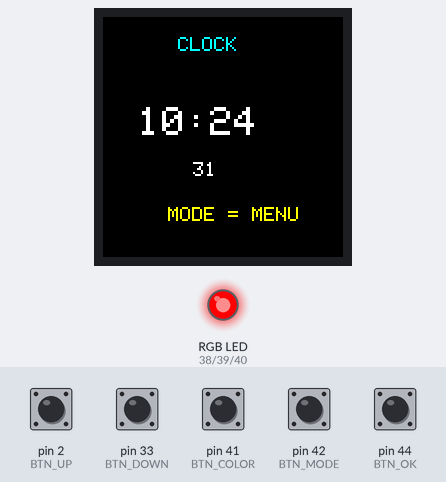
This sketch was run on a simulated Arduino Mega 2560, built for the host (arithmetic inside an expression is 32-bit, double 64-bit). Parts: 240×240 colour display, an RGB LED mixed from three pins (HIGH = lit). The inputs (shaded band) are chosen by the test bench; at power-on: pin 2 (BTN_UP), pin 33 (BTN_DOWN), pin 41 (BTN_COLOR), pin 42 (BTN_MODE), pin 44 (BTN_OK) HIGH. The local clock reads 2024-03-15 10:24:30 at power-on unless the sketch sets it; what the sketch prints to the serial monitor is not drawn.

Above: at 1.4 s.
1.5 s: pin 42 (BTN_MODE) pulled LOW for 0.15 s
At 2.0 s:
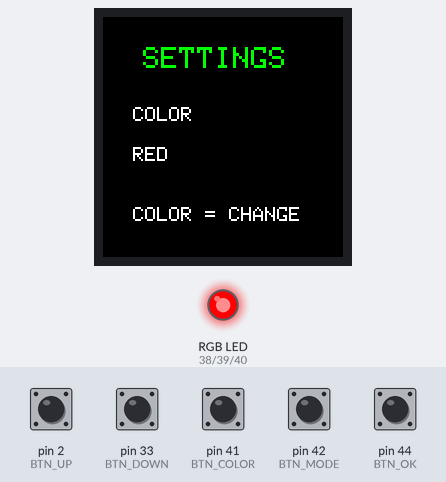
3.1 s: pin 41 (BTN_COLOR) pulled LOW for 0.15 s
At 3.8 s:
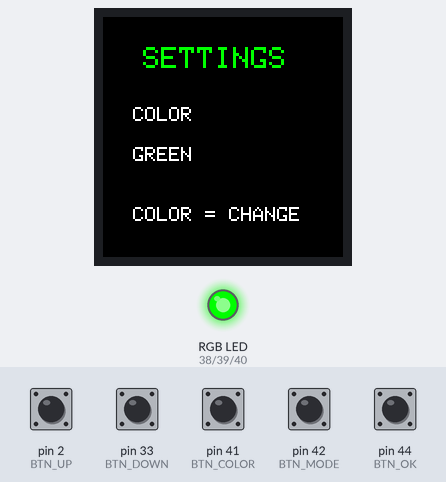
4.7 s: pin 41 (BTN_COLOR) pulled LOW for 1 s
At 6.2 s:
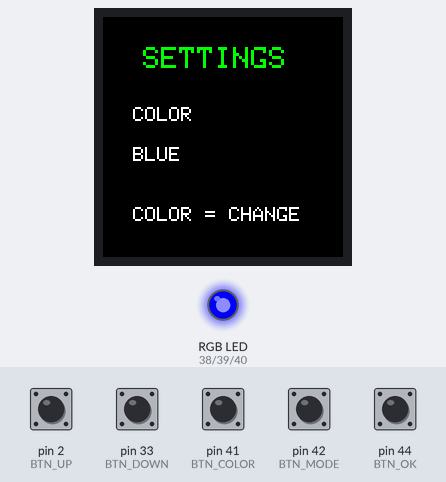
7.2 s: pin 42 (BTN_MODE) pulled LOW for 1 s
At 7.73 s:
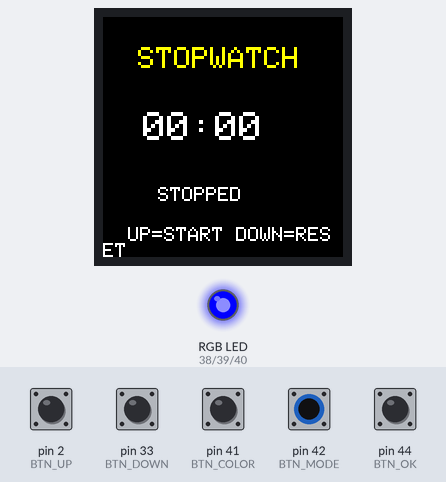
8.8 s: pin 2 (BTN_UP) pulled LOW for 0.15 s
At 8.93 s:
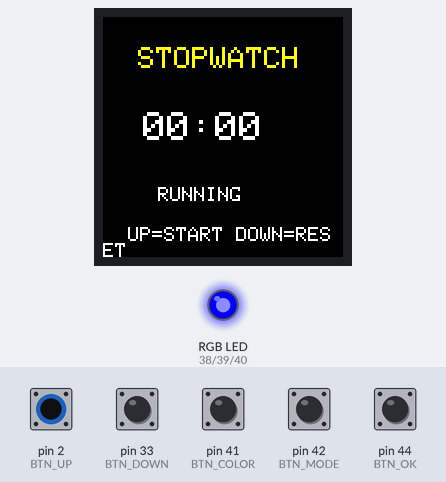
9.5 s: pin 42 (BTN_MODE) pulled LOW for 0.15 s
At 11.1 s:
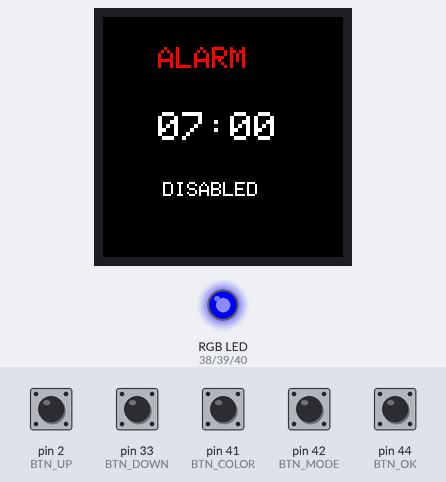
Timing chart, 0 to 12.1 s (numbered marks = the images above; inputs shaded):
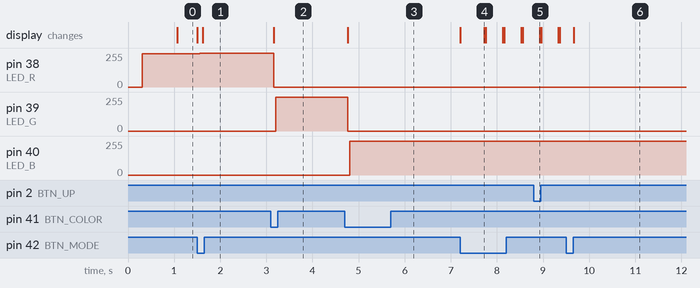

The sketch:

digital_clock_version1.ino
```cpp
#include <Wire.h>
#include <RTClib.h>
#include <Adafruit_GFX.h>
#include <Adafruit_ST7789.h>
#include <SPI.h>

// ---------- BUTTONS ----------
const int BTN_UP = 2;
const int BTN_DOWN = 33;
const int BTN_COLOR = 41;
const int BTN_MODE = 42;
const int BTN_OK = 44;

// ---------- RGB ----------
const int LED_R = 38;
const int LED_G = 39;
const int LED_B = 40;

// ---------- BUZZER ----------
const int BUZZER = 48;

// ---------- TFT ----------
const int TFT_SCLK = 12;
const int TFT_MOSI = 11;
const int TFT_MISO = 13;

const int TFT_CS = 10;
const int TFT_DC = 9;
const int TFT_RST = 8;

// ---------- RTC ----------
const int RTC_SDA = 10;
const int RTC_SCL = 9;


// ---------- RTC OBJECT ----------
RTC_DS3231 rtc;
DateTime now;

unsigned long lastRTCUpdate = 0;
const unsigned long RTC_INTERVAL = 1000;


// ---------- TFT OBJECT ----------
Adafruit_ST7789 tft = Adafruit_ST7789(&SPI, TFT_CS, TFT_DC, TFT_RST);


// ---------- CLOCK MODES ----------
enum ClockMode
{
  HOME,
  SETTINGS,
  STOPWATCH,
  ALARM
};

ClockMode currentMode = HOME;
ClockMode lastDisplayedMode = HOME;


// ---------- BUTTON STATES ----------
bool lastUp = HIGH;
bool lastDown = HIGH;
bool lastColor = HIGH;
bool lastMode = HIGH;
bool lastOk = HIGH;

bool upPressed = false;
bool downPressed = false;
bool colorPressed = false;
bool modePressed = false;
bool okPressed = false;


// ---------- STOPWATCH ----------
bool stopwatchRunning = false;

unsigned long stopwatchStartTime = 0;
unsigned long stopwatchElapsed = 0;


// ---------- ALARM ----------
int alarmHour = 7;
int alarmMinute = 0;

bool alarmEnabled = false;
bool alarmRinging = false;

int lastAlarmDay = -1;


// ---------- RGB ----------
int selectedColor = 0;


// ---------- DISPLAY ----------
int lastSecond = -1;
unsigned long lastStopwatchDisplay = 0;


// =====================================================
// SETUP
// =====================================================

void setup()
{
  setupHardware();
}


// =====================================================
// LOOP
// =====================================================

void loop()
{
  readButtons();
  readRTC();
  handleButtons();
  updateStopwatch();
  checkAlarm();
  updateDisplay();
  updateRGB();
}


// =====================================================
// HARDWARE SETUP
// =====================================================

void setupHardware()
{
  Serial.begin(115200);

  pinMode(BTN_UP, INPUT_PULLUP);
  pinMode(BTN_DOWN, INPUT_PULLUP);
  pinMode(BTN_COLOR, INPUT_PULLUP);
  pinMode(BTN_OK, INPUT_PULLUP);
  pinMode(BTN_MODE, INPUT_PULLUP);

  // RGB
  pinMode(LED_R, OUTPUT);
  pinMode(LED_G, OUTPUT);
  pinMode(LED_B, OUTPUT);

  // Buzzer
  pinMode(BUZZER, OUTPUT);

  // I2C
  Wire.begin(RTC_SDA, RTC_SCL);

  // RTC
  if (!rtc.begin())
  {
    Serial.println("RTC not found!");

    while (1);
  }

  setupTFT();

  Serial.println("Digital Clock Started!");
}


// =====================================================
// RTC
// =====================================================

void readRTC()
{
  if (millis() - lastRTCUpdate >= RTC_INTERVAL)
  {
    lastRTCUpdate = millis();

    now = rtc.now();

    Serial.print("Time: ");

    if (now.hour() < 10)
      Serial.print("0");

    Serial.print(now.hour());
    Serial.print(":");

    if (now.minute() < 10)
      Serial.print("0");

    Serial.print(now.minute());
    Serial.print(":");

    if (now.second() < 10)
      Serial.print("0");

    Serial.println(now.second());
  }
}


// =====================================================
// BUTTON READING
// =====================================================

void readButtons()
{
  bool up = digitalRead(BTN_UP);
  bool down = digitalRead(BTN_DOWN);
  bool color = digitalRead(BTN_COLOR);
  bool mode = digitalRead(BTN_MODE);
  bool ok = digitalRead(BTN_OK);

  upPressed = (up == LOW && lastUp == HIGH);
  downPressed = (down == LOW && lastDown == HIGH);
  colorPressed = (color == LOW && lastColor == HIGH);
  modePressed = (mode == LOW && lastMode == HIGH);
  okPressed = (ok == LOW && lastOk == HIGH);

  lastUp = up;
  lastDown = down;
  lastColor = color;
  lastMode = mode;
  lastOk = ok;
}


// =====================================================
// BUTTON HANDLING
// =====================================================

void handleButtons()
{
  // ---------- MODE BUTTON ----------

  if (modePressed)
  {
    if (currentMode == HOME)
      currentMode = SETTINGS;

    else if (currentMode == SETTINGS)
      currentMode = STOPWATCH;

    else if (currentMode == STOPWATCH)
      currentMode = ALARM;

    else if (currentMode == ALARM)
      currentMode = HOME;
  }


  // ---------- UP BUTTON ----------

  if (upPressed)
  {
    if (currentMode == STOPWATCH)
    {
      stopwatchRunning = true;

      stopwatchStartTime =
        millis() - stopwatchElapsed;
    }

    else if (currentMode == ALARM)
    {
      alarmHour++;

      if (alarmHour >= 24)
        alarmHour = 0;
    }
  }


  // ---------- DOWN BUTTON ----------

  if (downPressed)
  {
    if (currentMode == STOPWATCH)
    {
      stopwatchRunning = false;
      stopwatchElapsed = 0;
    }

    else if (currentMode == ALARM)
    {
      alarmMinute += 5;

      if (alarmMinute >= 60)
      {
        alarmMinute = 0;
        alarmHour++;

        if (alarmHour >= 24)
          alarmHour = 0;
      }
    }
  }


  // ---------- COLOR BUTTON ----------

  if (colorPressed)
  {
    selectedColor++;

    if (selectedColor > 2)
      selectedColor = 0;
  }


  // ---------- OK BUTTON ----------

  if (okPressed)
  {
    // Stopwatch start / pause
    if (currentMode == STOPWATCH)
    {
      stopwatchRunning = !stopwatchRunning;

      if (stopwatchRunning)
      {
        stopwatchStartTime =
          millis() - stopwatchElapsed;
      }
    }

    // Alarm enable / disable
    if (currentMode == ALARM)
    {
      alarmEnabled = !alarmEnabled;

      if (!alarmEnabled)
      {
        alarmRinging = false;
        noTone(BUZZER);
      }
    }

    // Stop alarm
    if (alarmRinging)
    {
      alarmRinging = false;
      noTone(BUZZER);
    }
  }
}


// =====================================================
// STOPWATCH
// =====================================================

void updateStopwatch()
{
  if (stopwatchRunning)
  {
    stopwatchElapsed =
      millis() - stopwatchStartTime;
  }
}


// =====================================================
// ALARM
// =====================================================

void checkAlarm()
{
  if (!alarmEnabled)
  {
    noTone(BUZZER);
    return;
  }


  // Trigger only once per day

  if (now.hour() == alarmHour &&
      now.minute() == alarmMinute &&
      now.second() == 0 &&
      lastAlarmDay != now.day())
  {
    alarmRinging = true;

    lastAlarmDay = now.day();
  }


  if (alarmRinging)
  {
    tone(BUZZER, 2000);
  }
  else
  {
    noTone(BUZZER);
  }
}


// =====================================================
// DISPLAY
// =====================================================

void updateDisplay()
{
  // ---------- MODE CHANGE ----------

  if (currentMode != lastDisplayedMode)
  {
    tft.fillScreen(ST77XX_BLACK);

    lastDisplayedMode = currentMode;

    lastSecond = -1;

    lastStopwatchDisplay = 0;
  }


  // ---------- HOME ----------

  if (currentMode == HOME)
  {
    if (now.second() != lastSecond)
    {
      lastSecond = now.second();

      drawHomeScreen();
    }
  }


  // ---------- SETTINGS ----------

  else if (currentMode == SETTINGS)
  {
    static int lastColor = -1;

    if (lastColor != selectedColor)
    {
      lastColor = selectedColor;

      drawSettingsScreen();
    }
  }


  // ---------- STOPWATCH ----------

  else if (currentMode == STOPWATCH)
  {
    // Update stopwatch display every 100 ms

    if (millis() - lastStopwatchDisplay >= 100)
    {
      lastStopwatchDisplay = millis();

      drawStopwatchScreen();
    }
  }


  // ---------- ALARM ----------

  else if (currentMode == ALARM)
  {
    static int lastAlarmHour = -1;
    static int lastAlarmMinute = -1;
    static bool lastAlarmEnabled = false;
    static bool lastAlarmRinging = false;

    if (lastAlarmHour != alarmHour ||
        lastAlarmMinute != alarmMinute ||
        lastAlarmEnabled != alarmEnabled ||
        lastAlarmRinging != alarmRinging)
    {
      lastAlarmHour = alarmHour;
      lastAlarmMinute = alarmMinute;
      lastAlarmEnabled = alarmEnabled;
      lastAlarmRinging = alarmRinging;

      drawAlarmScreen();
    }
  }
}


// =====================================================
// HOME SCREEN
// =====================================================

void drawHomeScreen()
{
  tft.fillScreen(ST77XX_BLACK);

  tft.setTextColor(ST77XX_CYAN);
  tft.setTextSize(2);

  tft.setCursor(75, 20);
  tft.println("CLOCK");


  // TIME

  tft.setTextColor(ST77XX_WHITE);
  tft.setTextSize(4);

  tft.setCursor(35, 90);

  if (now.hour() < 10)
    tft.print("0");

  tft.print(now.hour());

  tft.print(":");

  if (now.minute() < 10)
    tft.print("0");

  tft.print(now.minute());


  // SECONDS

  tft.setTextSize(2);

  tft.setCursor(90, 145);

  if (now.second() < 10)
    tft.print("0");

  tft.print(now.second());


  // MENU

  tft.setTextColor(ST77XX_YELLOW);

  tft.setCursor(65, 190);

  tft.println("MODE = MENU");
}


// =====================================================
// SETTINGS SCREEN
// =====================================================

void drawSettingsScreen()
{
  tft.fillScreen(ST77XX_BLACK);

  tft.setTextColor(ST77XX_GREEN);
  tft.setTextSize(3);

  tft.setCursor(40, 30);

  tft.println("SETTINGS");


  tft.setTextColor(ST77XX_WHITE);
  tft.setTextSize(2);

  tft.setCursor(30, 90);

  tft.println("COLOR");


  tft.setCursor(30, 130);

  if (selectedColor == 0)
    tft.println("RED");

  else if (selectedColor == 1)
    tft.println("GREEN");

  else
    tft.println("BLUE");


  tft.setCursor(30, 190);

  tft.println("COLOR = CHANGE");
}


// =====================================================
// STOPWATCH SCREEN
// =====================================================

void drawStopwatchScreen()
{
  tft.fillScreen(ST77XX_BLACK);

  tft.setTextColor(ST77XX_YELLOW);
  tft.setTextSize(3);

  tft.setCursor(35, 30);

  tft.println("STOPWATCH");


  unsigned long totalSeconds =
    stopwatchElapsed / 1000;

  unsigned long minutes =
    totalSeconds / 60;

  unsigned long seconds =
    totalSeconds % 60;


  tft.setTextColor(ST77XX_WHITE);
  tft.setTextSize(4);

  tft.setCursor(40, 95);


  if (minutes < 10)
    tft.print("0");

  tft.print(minutes);

  tft.print(":");

  if (seconds < 10)
    tft.print("0");

  tft.print(seconds);


  tft.setTextSize(2);

  tft.setCursor(55, 170);


  if (stopwatchRunning)
    tft.println("RUNNING");

  else
    tft.println("STOPPED");


  tft.setCursor(25, 210);

  tft.println("UP=START DOWN=RESET");
}


// =====================================================
// ALARM SCREEN
// =====================================================

void drawAlarmScreen()
{
  tft.fillScreen(ST77XX_BLACK);

  tft.setTextColor(ST77XX_RED);
  tft.setTextSize(3);

  tft.setCursor(55, 30);

  tft.println("ALARM");


  // ALARM TIME

  tft.setTextColor(ST77XX_WHITE);
  tft.setTextSize(4);

  tft.setCursor(55, 95);


  if (alarmHour < 10)
    tft.print("0");

  tft.print(alarmHour);

  tft.print(":");

  if (alarmMinute < 10)
    tft.print("0");

  tft.print(alarmMinute);


  // STATUS

  tft.setTextSize(2);

  tft.setCursor(60, 165);


  if (alarmEnabled)
    tft.println("ENABLED");

  else
    tft.println("DISABLED");


  // RINGING

  if (alarmRinging)
  {
    tft.setTextColor(ST77XX_RED);

    tft.setCursor(60, 200);

    tft.println("RINGING!");
  }
}


// =====================================================
// RGB
// =====================================================

void updateRGB()
{
  digitalWrite(LED_R, LOW);
  digitalWrite(LED_G, LOW);
  digitalWrite(LED_B, LOW);


  if (selectedColor == 0)
  {
    digitalWrite(LED_R, HIGH);
  }

  else if (selectedColor == 1)
  {
    digitalWrite(LED_G, HIGH);
  }

  else if (selectedColor == 2)
  {
    digitalWrite(LED_B, HIGH);
  }
}


// =====================================================
// TFT SETUP
// =====================================================

void setupTFT()
{
  SPI.begin(
    TFT_SCLK,
    TFT_MISO,
    TFT_MOSI,
    TFT_CS
  );

  tft.init(240, 240);
  tft.setRotation(0);
  tft.fillScreen(ST77XX_BLACK);
  tft.setTextColor(ST77XX_WHITE);
  tft.setTextSize(2);
  tft.setCursor(40, 100);
  tft.println("DIGITAL CLOCK");
}
```

Measured:
- after the input at 1.5 s, pin 38 (LED_R): 250/255 → 255/255 after 0.05 s; the display: first changes at once (image 1 shows a later state)
- after the input at 3.1 s, pin 38 (LED_R): 255/255 → 0/255 after 0.06 s; pin 39 (LED_G): 0/255 → 252/255 after 0.10 s; the display: changes after 0.06 s (image 2)
- after the input at 4.7 s, pin 39 (LED_G): 252/255 → 0/255 after 0.06 s; pin 40 (LED_B): 0/255 → 253/255 after 0.10 s; the display: changes after 0.06 s (image 3)
- after the input at 7.2 s, pin 40 (LED_B): 253/255 → 255/255 at once; the display: first changes at once (image 4 shows a later state)
- after the input at 8.8 s, the display: changes after 0.13 s (image 5)
- after the input at 9.5 s, the display: changes after 0.17 s (image 6)
